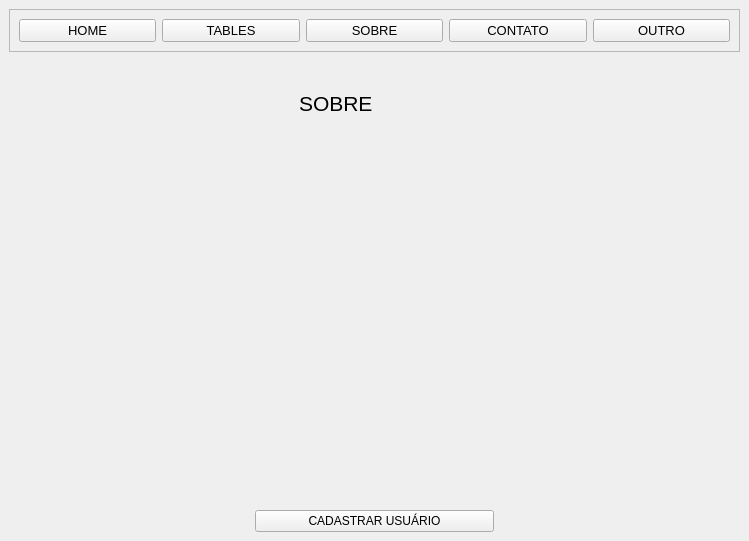
<?xml version="1.0" encoding="UTF-8"?>
<ui version="4.0">
 <class>MainWindow</class>
 <widget class="QMainWindow" name="MainWindow">
  <property name="geometry">
   <rect>
    <x>0</x>
    <y>0</y>
    <width>749</width>
    <height>541</height>
   </rect>
  </property>
  <property name="windowTitle">
   <string>MainWindow</string>
  </property>
  <widget class="QWidget" name="centralwidget">
   <layout class="QVBoxLayout" name="verticalLayout">
    <item>
     <widget class="QFrame" name="frame">
      <property name="font">
       <font>
        <pointsize>10</pointsize>
       </font>
      </property>
      <property name="frameShape">
       <enum>QFrame::StyledPanel</enum>
      </property>
      <property name="frameShadow">
       <enum>QFrame::Raised</enum>
      </property>
      <layout class="QHBoxLayout" name="horizontalLayout_2">
       <item>
        <widget class="QPushButton" name="btn_home">
         <property name="font">
          <font>
           <pointsize>10</pointsize>
          </font>
         </property>
         <property name="text">
          <string>HOME</string>
         </property>
        </widget>
       </item>
       <item>
        <widget class="QPushButton" name="btn_table">
         <property name="font">
          <font>
           <pointsize>10</pointsize>
          </font>
         </property>
         <property name="text">
          <string>TABLES</string>
         </property>
        </widget>
       </item>
       <item>
        <widget class="QPushButton" name="btn_sobre">
         <property name="font">
          <font>
           <pointsize>10</pointsize>
          </font>
         </property>
         <property name="text">
          <string>SOBRE</string>
         </property>
        </widget>
       </item>
       <item>
        <widget class="QPushButton" name="btn_contato">
         <property name="font">
          <font>
           <pointsize>10</pointsize>
          </font>
         </property>
         <property name="text">
          <string>CONTATO</string>
         </property>
        </widget>
       </item>
       <item>
        <widget class="QPushButton" name="btn_outro">
         <property name="font">
          <font>
           <pointsize>10</pointsize>
          </font>
         </property>
         <property name="text">
          <string>OUTRO</string>
         </property>
        </widget>
       </item>
      </layout>
     </widget>
    </item>
    <item>
     <widget class="QStackedWidget" name="Pages">
      <property name="currentIndex">
       <number>2</number>
      </property>
      <widget class="QWidget" name="pg_home">
       <layout class="QHBoxLayout" name="horizontalLayout">
        <item>
         <widget class="QLabel" name="label">
          <property name="styleSheet">
           <string notr="true">background-color: rgb(194, 194, 194);</string>
          </property>
          <property name="text">
           <string>&lt;html&gt;&lt;head/&gt;&lt;body&gt;&lt;p align=&quot;center&quot;&gt;&lt;span style=&quot; font-size:48pt; font-weight:600; color:#7c3aed;&quot;&gt;DASHFY&lt;/span&gt;&lt;/p&gt;&lt;p align=&quot;center&quot;&gt;&lt;span style=&quot; font-size:36pt; font-weight:600; color:#7c3aed;&quot;&gt;Veja. Controle. Decida.&lt;/span&gt;&lt;/p&gt;&lt;/body&gt;&lt;/html&gt;</string>
          </property>
         </widget>
        </item>
       </layout>
      </widget>
      <widget class="QWidget" name="pg_contato">
       <widget class="QLabel" name="label_9">
        <property name="geometry">
         <rect>
          <x>310</x>
          <y>20</y>
          <width>121</width>
          <height>31</height>
         </rect>
        </property>
        <property name="font">
         <font>
          <pointsize>13</pointsize>
         </font>
        </property>
        <property name="text">
         <string>Tela de Contato</string>
        </property>
       </widget>
      </widget>
      <widget class="QWidget" name="page_sobre">
       <widget class="QLabel" name="label_14">
        <property name="geometry">
         <rect>
          <x>290</x>
          <y>20</y>
          <width>121</width>
          <height>51</height>
         </rect>
        </property>
        <property name="font">
         <font>
          <pointsize>16</pointsize>
         </font>
        </property>
        <property name="text">
         <string>SOBRE</string>
        </property>
       </widget>
      </widget>
      <widget class="QWidget" name="pg_cadastro">
       <layout class="QVBoxLayout" name="verticalLayout_14">
        <item>
         <widget class="QLabel" name="label_25">
          <property name="font">
           <font>
            <pointsize>20</pointsize>
           </font>
          </property>
          <property name="text">
           <string>Tela de Cadastro</string>
          </property>
          <property name="alignment">
           <set>Qt::AlignCenter</set>
          </property>
         </widget>
        </item>
        <item>
         <widget class="QLabel" name="label_6">
          <property name="font">
           <font>
            <pointsize>11</pointsize>
           </font>
          </property>
          <property name="text">
           <string>CADASTRAR USUÁRIO</string>
          </property>
          <property name="alignment">
           <set>Qt::AlignCenter</set>
          </property>
         </widget>
        </item>
        <item>
         <layout class="QHBoxLayout" name="horizontalLayout_9">
          <item>
           <widget class="QLabel" name="label_7">
            <property name="text">
             <string>Nome:</string>
            </property>
           </widget>
          </item>
          <item>
           <widget class="QLineEdit" name="txt_nome"/>
          </item>
         </layout>
        </item>
        <item>
         <layout class="QHBoxLayout" name="horizontalLayout_8">
          <item>
           <widget class="QLabel" name="label_8">
            <property name="text">
             <string>Usuário:</string>
            </property>
           </widget>
          </item>
          <item>
           <widget class="QLineEdit" name="txt_usuario"/>
          </item>
         </layout>
        </item>
        <item>
         <layout class="QHBoxLayout" name="horizontalLayout_7">
          <item>
           <widget class="QLabel" name="txt_senha">
            <property name="text">
             <string>Senha:</string>
            </property>
           </widget>
          </item>
          <item>
           <widget class="QLineEdit" name="lineEdit_3"/>
          </item>
         </layout>
        </item>
        <item>
         <layout class="QHBoxLayout" name="horizontalLayout_6">
          <item>
           <widget class="QLabel" name="label_10">
            <property name="text">
             <string>Confirmar Senha:</string>
            </property>
           </widget>
          </item>
          <item>
           <widget class="QLineEdit" name="txt_senha2"/>
          </item>
         </layout>
        </item>
        <item>
         <layout class="QHBoxLayout" name="horizontalLayout_10">
          <item>
           <widget class="QLabel" name="label_11">
            <property name="text">
             <string>Perfil</string>
            </property>
           </widget>
          </item>
          <item>
           <widget class="QComboBox" name="cb_perfil">
            <item>
             <property name="text">
              <string>Usuário</string>
             </property>
            </item>
            <item>
             <property name="text">
              <string>Administrador</string>
             </property>
            </item>
           </widget>
          </item>
         </layout>
        </item>
        <item>
         <layout class="QHBoxLayout" name="horizontalLayout_19">
          <item>
           <widget class="QLabel" name="label_12">
            <property name="text">
             <string/>
            </property>
           </widget>
          </item>
          <item>
           <widget class="QPushButton" name="btn_cadastrar">
            <property name="text">
             <string>Cadastrar</string>
            </property>
           </widget>
          </item>
          <item>
           <widget class="QLabel" name="label_13">
            <property name="text">
             <string/>
            </property>
           </widget>
          </item>
         </layout>
        </item>
       </layout>
      </widget>
      <widget class="QWidget" name="pg_table">
       <layout class="QVBoxLayout" name="verticalLayout_6">
        <item>
         <widget class="QTabWidget" name="tabWidget">
          <property name="currentIndex">
           <number>1</number>
          </property>
          <widget class="QWidget" name="tables">
           <attribute name="title">
            <string>TreeWidget</string>
           </attribute>
           <layout class="QVBoxLayout" name="verticalLayout_7">
            <item>
             <layout class="QHBoxLayout" name="horizontalLayout_4">
              <item>
               <widget class="QLineEdit" name="txt_file"/>
              </item>
              <item>
               <widget class="QPushButton" name="btn_abrir">
                <property name="text">
                 <string>Abrir</string>
                </property>
               </widget>
              </item>
             </layout>
            </item>
            <item>
             <layout class="QHBoxLayout" name="horizontalLayout_3">
              <item>
               <layout class="QVBoxLayout" name="verticalLayout_5">
                <item>
                 <layout class="QVBoxLayout" name="verticalLayout_4">
                  <item>
                   <widget class="QLabel" name="label_3">
                    <property name="text">
                     <string>ESTOQUE</string>
                    </property>
                   </widget>
                  </item>
                  <item>
                   <widget class="QTreeWidget" name="tw_estoque">
                    <column>
                     <property name="text">
                      <string>Nfe</string>
                     </property>
                    </column>
                    <column>
                     <property name="text">
                      <string>Serie</string>
                     </property>
                    </column>
                    <column>
                     <property name="text">
                      <string>Cliente</string>
                     </property>
                    </column>
                    <column>
                     <property name="text">
                      <string>UF</string>
                     </property>
                    </column>
                    <column>
                     <property name="text">
                      <string>Municipio</string>
                     </property>
                    </column>
                    <column>
                     <property name="text">
                      <string>Cod Item</string>
                     </property>
                    </column>
                    <column>
                     <property name="text">
                      <string>Quantidade</string>
                     </property>
                    </column>
                    <column>
                     <property name="text">
                      <string>Descrição</string>
                     </property>
                    </column>
                    <column>
                     <property name="text">
                      <string>UN</string>
                     </property>
                    </column>
                    <column>
                     <property name="text">
                      <string>Especie</string>
                     </property>
                    </column>
                    <column>
                     <property name="text">
                      <string>Valor Nfe</string>
                     </property>
                    </column>
                    <column>
                     <property name="text">
                      <string>Data Importação</string>
                     </property>
                    </column>
                    <column>
                     <property name="text">
                      <string>Usuario</string>
                     </property>
                    </column>
                   </widget>
                  </item>
                 </layout>
                </item>
                <item>
                 <layout class="QVBoxLayout" name="verticalLayout_3">
                  <item>
                   <widget class="QLabel" name="label_2">
                    <property name="text">
                     <string>SAÍDA</string>
                    </property>
                   </widget>
                  </item>
                  <item>
                   <widget class="QTreeWidget" name="tw_saida">
                    <column>
                     <property name="text">
                      <string>1</string>
                     </property>
                    </column>
                    <column>
                     <property name="text">
                      <string>Sério</string>
                     </property>
                    </column>
                    <column>
                     <property name="text">
                      <string>Data Importa</string>
                     </property>
                    </column>
                    <column>
                     <property name="text">
                      <string>Data Importação</string>
                     </property>
                    </column>
                    <column>
                     <property name="text">
                      <string>Usuario</string>
                     </property>
                    </column>
                   </widget>
                  </item>
                 </layout>
                </item>
               </layout>
              </item>
              <item>
               <widget class="QFrame" name="frame_2">
                <property name="sizePolicy">
                 <sizepolicy hsizetype="Fixed" vsizetype="Preferred">
                  <horstretch>0</horstretch>
                  <verstretch>0</verstretch>
                 </sizepolicy>
                </property>
                <property name="font">
                 <font>
                  <pointsize>10</pointsize>
                 </font>
                </property>
                <property name="frameShape">
                 <enum>QFrame::StyledPanel</enum>
                </property>
                <property name="frameShadow">
                 <enum>QFrame::Raised</enum>
                </property>
                <layout class="QVBoxLayout" name="verticalLayout_2">
                 <item>
                  <widget class="QPushButton" name="btn_estorno">
                   <property name="font">
                    <font>
                     <pointsize>10</pointsize>
                    </font>
                   </property>
                   <property name="text">
                    <string>Estorno</string>
                   </property>
                  </widget>
                 </item>
                 <item>
                  <widget class="QPushButton" name="btn_gerar">
                   <property name="font">
                    <font>
                     <pointsize>10</pointsize>
                    </font>
                   </property>
                   <property name="text">
                    <string>Gerar saída</string>
                   </property>
                  </widget>
                 </item>
                 <item>
                  <widget class="QPushButton" name="btn_importar">
                   <property name="font">
                    <font>
                     <pointsize>10</pointsize>
                    </font>
                   </property>
                   <property name="text">
                    <string>Importar</string>
                   </property>
                  </widget>
                 </item>
                 <item>
                  <spacer name="verticalSpacer">
                   <property name="orientation">
                    <enum>Qt::Vertical</enum>
                   </property>
                   <property name="sizeHint" stdset="0">
                    <size>
                     <width>20</width>
                     <height>40</height>
                    </size>
                   </property>
                  </spacer>
                 </item>
                </layout>
               </widget>
              </item>
             </layout>
            </item>
           </layout>
          </widget>
          <widget class="QWidget" name="tab_2">
           <attribute name="title">
            <string>Tab 2</string>
           </attribute>
          </widget>
         </widget>
        </item>
       </layout>
      </widget>
     </widget>
    </item>
    <item>
     <layout class="QHBoxLayout" name="horizontalLayout_5">
      <item>
       <widget class="QLabel" name="label_4">
        <property name="text">
         <string/>
        </property>
       </widget>
      </item>
      <item>
       <widget class="QPushButton" name="btn_cadastro">
        <property name="text">
         <string>CADASTRAR USUÁRIO</string>
        </property>
       </widget>
      </item>
      <item>
       <widget class="QLabel" name="label_5">
        <property name="text">
         <string/>
        </property>
       </widget>
      </item>
     </layout>
    </item>
   </layout>
  </widget>
 </widget>
 <resources/>
 <connections/>
</ui>
